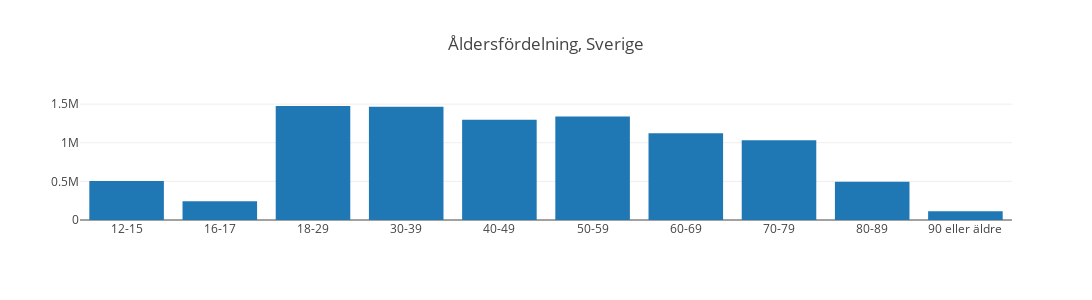

The notebook cell this image was saved under:
### Code cell
# Uppgift 2.a
vaxx_data.fillna(0, inplace=True)


nr_of_counties = vaxx_data["Län_namn"].nunique()
print(f"Antal län: {nr_of_counties}")


# # # # # # # # # # # # # # # # # # # # # # # # # # # # # # # # # # # # # # # # # # # # # # # # # # # # # # # # # # # # # # # # 
# Uppgift 2.b
nr_of_municipalities = vaxx_data["Kommun_namn"].nunique()
print(f"Antal län: {nr_of_municipalities}")


# # # # # # # # # # # # # # # # # # # # # # # # # # # # # # # # # # # # # # # # # # # # # # # # # # # # # # # # # # # # # # # # 
# Uppgift 2.c
befolkning = vaxx_data["Befolkning"].sum()
print(f"Sverige befolkning: {befolkning:,} st.")


# # # # # # # # # # # # # # # # # # # # # # # # # # # # # # # # # # # # # # # # # # # # # # # # # # # # # # # # # # # # # # # # 
# Uppgift 2.d

total_pop = 10_521_556
#Källa: https://www.scb.se/hitta-statistik/sverige-i-siffror/manniskorna-i-sverige/sveriges-befolkning/


lowest_ages = ['12-15', '16-17']
lowest_ages_query = vaxx_data.query("Ålder.isin(@lowest_ages)")


ages_12_to_17 = lowest_ages_query["Befolkning"].sum()
dataset_population = vaxx_data["Befolkning"].sum()


under_12 = total_pop - dataset_population
under_18 = under_12 + ages_12_to_17
pct_of_total_population = under_18 / total_pop


print(f"Befolkning under 18: {under_18:,}")


# # # # # # # # # # # # # # # # # # # # # # # # # # # # # # # # # # # # # # # # # # # # # # # # # # # # # # # # # # # # # # # # 
# Uppgift 2.e

age_group = vaxx_data.groupby("Ålder")

ages_grouped = age_group["Befolkning"].sum()
ages_group_df = ages_grouped.reset_index()


x_axis = [ages_group_df["Ålder"]]
y_axis = [ages_group_df["Befolkning"]]
labels = ["Åldrar"]

plotly_plots(1, f"Åldersfördelning, Sverige", x_axis, y_axis, labels)

### Figure 1 — Plotly figure (JSON) as saved in the notebook; plotly's stock layout.template omitted (floating-point values rounded to 4 significant figures)
{"data": [{"name": "Åldrar", "type": "bar", "x": ["12-15", "16-17", "18-29", "30-39", "40-49", "50-59", "60-69", "70-79", "80-89", "90 eller äldre"], "xaxis": "x", "y": [503831, 241539, 1475950, 1467590, 1298156, 1339798, 1121922, 1033113, 496750, 114141], "yaxis": "y"}], "layout": {"height": 300, "title": {"text": "Åldersfördelning, Sverige"}, "width": 1500, "xaxis": {"anchor": "y", "domain": [0, 1]}, "yaxis": {"anchor": "x", "domain": [0, 1]}}}
